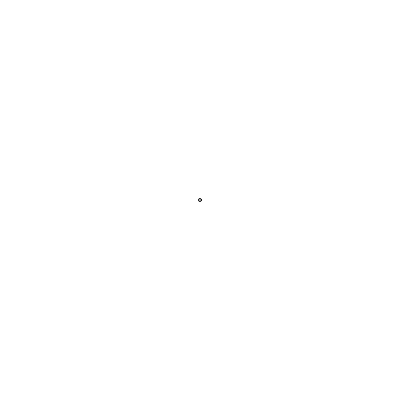
Frame 1 (no input)
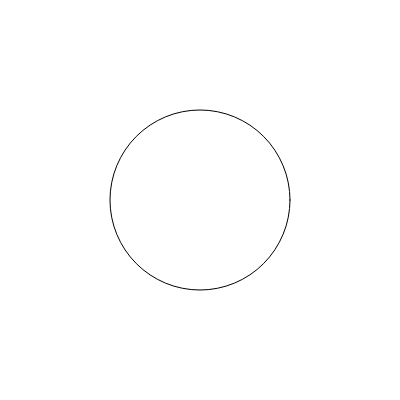
Frame 60 (no input)
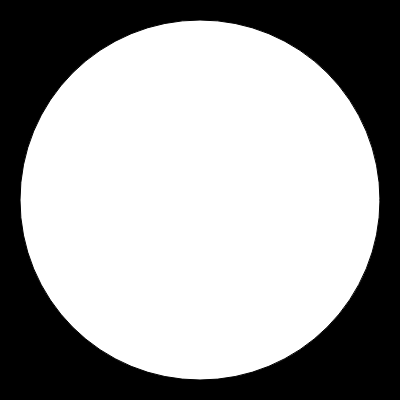
Frame 120 (the mouse pressed at the canvas centre since frame 60)

The p5.js sketch that drew these frames (run headless with seeded random() and noise() and a simulated clock; from frame 60 on, the mouse is pressed at the canvas centre):

// p5.js sketch
// ── sketch.js
function setup() {
  createCanvas(400, 400);
}

function draw() {
  ellipse(200, 200, frameCount*3%500);
  if(frameCount*5%400==0){
    background(0);
  }
}

// ── style.css
html, body {
  margin: 0;
  padding: 0;
}
canvas {
  display: block;
}
.overlay{
    position: absolute;
    top:  100;
    padding:  2em;
}
h1 {color: yellow}
a,a:visited {color: red;}
.para1 {
  text-align: right;
  color: red;
  padding:  2em;

}
.para3{
  text-align: center;
  color: greenyellow;
  padding: 2em;
  
}
